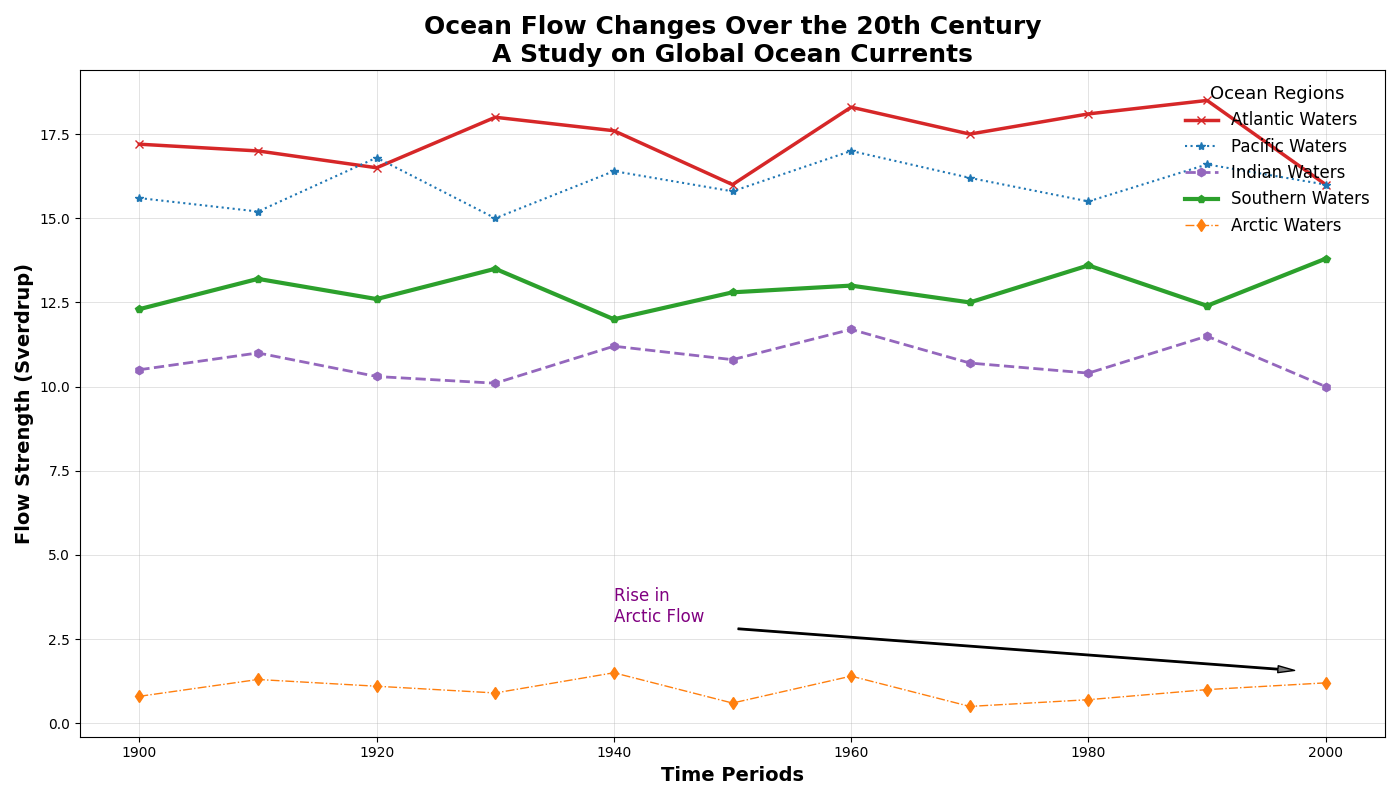

Python code for this plot:
import matplotlib.pyplot as plt
import numpy as np

decades = np.arange(1900, 2001, 10)

atlantic_data = [17.2, 17, 16.5, 18, 17.6, 16, 18.3, 17.5, 18.1, 18.5, 16]
pacific_data = [15.6, 15.2, 16.8, 15, 16.4, 15.8, 17, 16.2, 15.5, 16.6, 16]
indian_data = [10.5, 11, 10.3, 10.1, 11.2, 10.8, 11.7, 10.7, 10.4, 11.5, 10]
southern_data = [12.3, 13.2, 12.6, 13.5, 12, 12.8, 13, 12.5, 13.6, 12.4, 13.8]
arctic_data = [0.8, 1.3, 1.1, 0.9, 1.5, 0.6, 1.4, 0.5, 0.7, 1, 1.2]

fig, ax1 = plt.subplots(figsize=(14, 8))

ax1.plot(decades, atlantic_data, label='Atlantic Waters', marker='x', linestyle='-', linewidth=2.5, color='#d62728')
ax1.plot(decades, pacific_data, label='Pacific Waters', marker='*', linestyle=':', linewidth=1.5, color='#1f77b4')
ax1.plot(decades, indian_data, label='Indian Waters', marker='h', linestyle='--', linewidth=2, color='#9467bd')
ax1.plot(decades, southern_data, label='Southern Waters', marker='p', linestyle='-', linewidth=3, color='#2ca02c')
ax1.plot(decades, arctic_data, label='Arctic Waters', marker='d', linestyle='-.', linewidth=1, color='#ff7f0e')

ax1.set_title("Ocean Flow Changes Over the 20th Century\nA Study on Global Ocean Currents", fontsize=18, fontweight='bold')
ax1.set_xlabel('Time Periods', fontsize=14, fontweight='bold')
ax1.set_ylabel('Flow Strength (Sverdrup)', fontsize=14, fontweight='bold')
ax1.legend(loc='upper right', title='Ocean Regions', fontsize=12, title_fontsize='13', frameon=False)
ax1.grid(True, linestyle='-', linewidth=0.5, alpha=0.5)

ax1.annotate('Rise in\nArctic Flow', xy=(2000, 1.5), xytext=(1940, 3),
             arrowprops=dict(facecolor='gray', shrink=0.05, width=1, headwidth=5),
             fontsize=12, color='purple')

plt.tight_layout()
plt.show()
